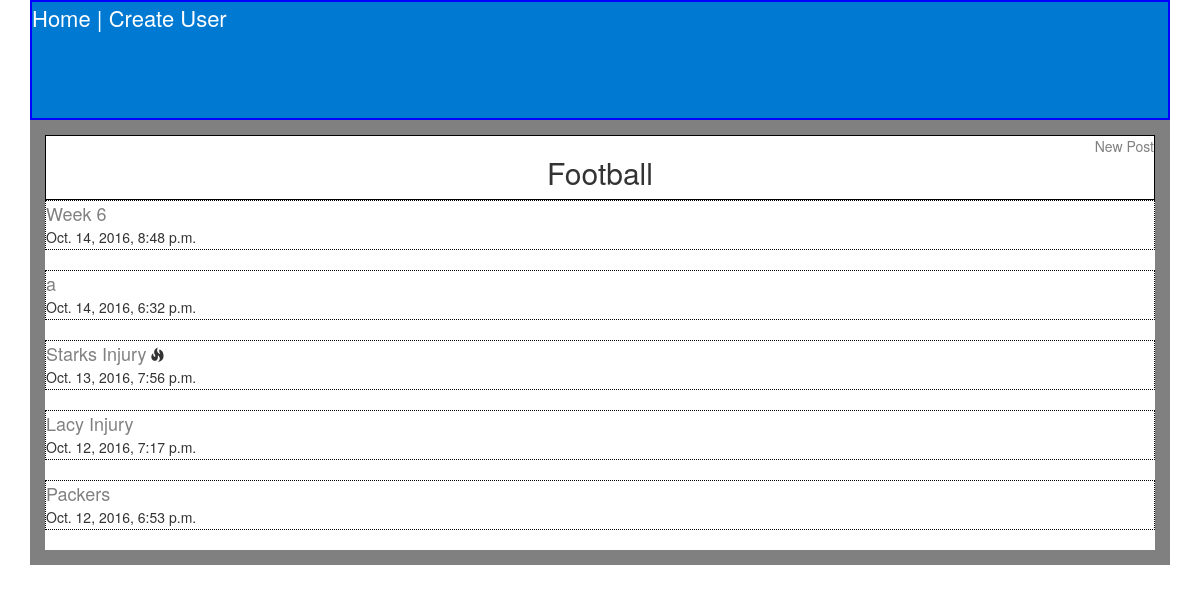
Page /subreddits/1/ on the committed database.
### app/models.py (models this page shows, shortened)
class Subreddit(models.Model):
    name = models.CharField(max_length = 40)
    description = models.CharField(max_length = 40)
    creation_time = models.DateTimeField(auto_now_add=True)

class Post(models.Model):
    title = models.CharField(max_length = 40)
    description =  models.CharField(max_length = 255)
    body = models.TextField()
    url = models.URLField(max_length = 250, null=True, blank=True)
    creation_time = models.DateTimeField(auto_now_add=True)
    modification_time = models.DateTimeField(auto_now=True)
    subreddit = models.ForeignKey(Subreddit)
    user = models.ForeignKey(User)
    @property
    def is_hot(self):
        first = self.creation_time
        second = (timezone.now() - timedelta(hours=3))
        com = Comment.objects.filter(post=self).filter(created_time__gt = (datetime.now() - timedelta(hours=3)))
        if com.count() > 3:
            return True
        else:
            return False
    def __str__(self):
        return self.title

### app/views.py (the view)
# urls.py: url(r'^subreddits/(?P<pk>\d+)/$', PostListView.as_view(), name="post_list_view"),
class PostListView(ListView):
    model = Post
    def get_context_data(self):
        context = super().get_context_data()
        context["sub"] = Subreddit.objects.get(id=self.kwargs['pk'])
        p = Post.objects.filter(subreddit = self.kwargs['pk'])
        order = sorted(p, key=operator.attrgetter('creation_time'))
        order.reverse()
        context["twenty"] = order[:20]
        return context
    def get_queryset(self):
        return Post.objects.filter(subreddit = self.kwargs['pk'])

### templates/app/post_list.html
{% extends 'base.html'%}
{% block content%}
<div class="title">
<a href="{% url 'post_create_view' sub.id %}">New Post</a>
<h2>{{sub.name}}</h2>
</div>
{% for post in twenty%}
<div class="post_item">
  <a href="{% url 'comment_list_view' post.id%}">{{post}}</a>
  {%if post.is_hot%}
  <span class="glyphicon glyphicon-fire" aria-hidden="true"></span>
  {% endif %}
  <br> {{ post.creation_time }}
</div>
<br>
{% endfor %}
{% endblock %}

### app/static/css/theme.css (style rules this page uses)
.container a:link { color: grey; font-size: 20px; }
.title { text-align: center; border: solid 1px black; }
.title a:link { float: right ; font-size: 14px; }
.post_item { height: 50px; border: dotted 1px black; }
.post_item a:link { font-size: 18px; }

### rows in the picture
Subreddit: name "Football"
Post: title "Week 6", creation_time "Oct. 14, 2016, 8:48 p.m."
Post: title "a", creation_time "Oct. 14, 2016, 6:32 p.m."
Post: title "Starks Injury", creation_time "Oct. 13, 2016, 7:56 p.m."
Post: title "Lacy Injury", creation_time "Oct. 12, 2016, 7:17 p.m."
Post: title "Packers", creation_time "Oct. 12, 2016, 6:53 p.m."
